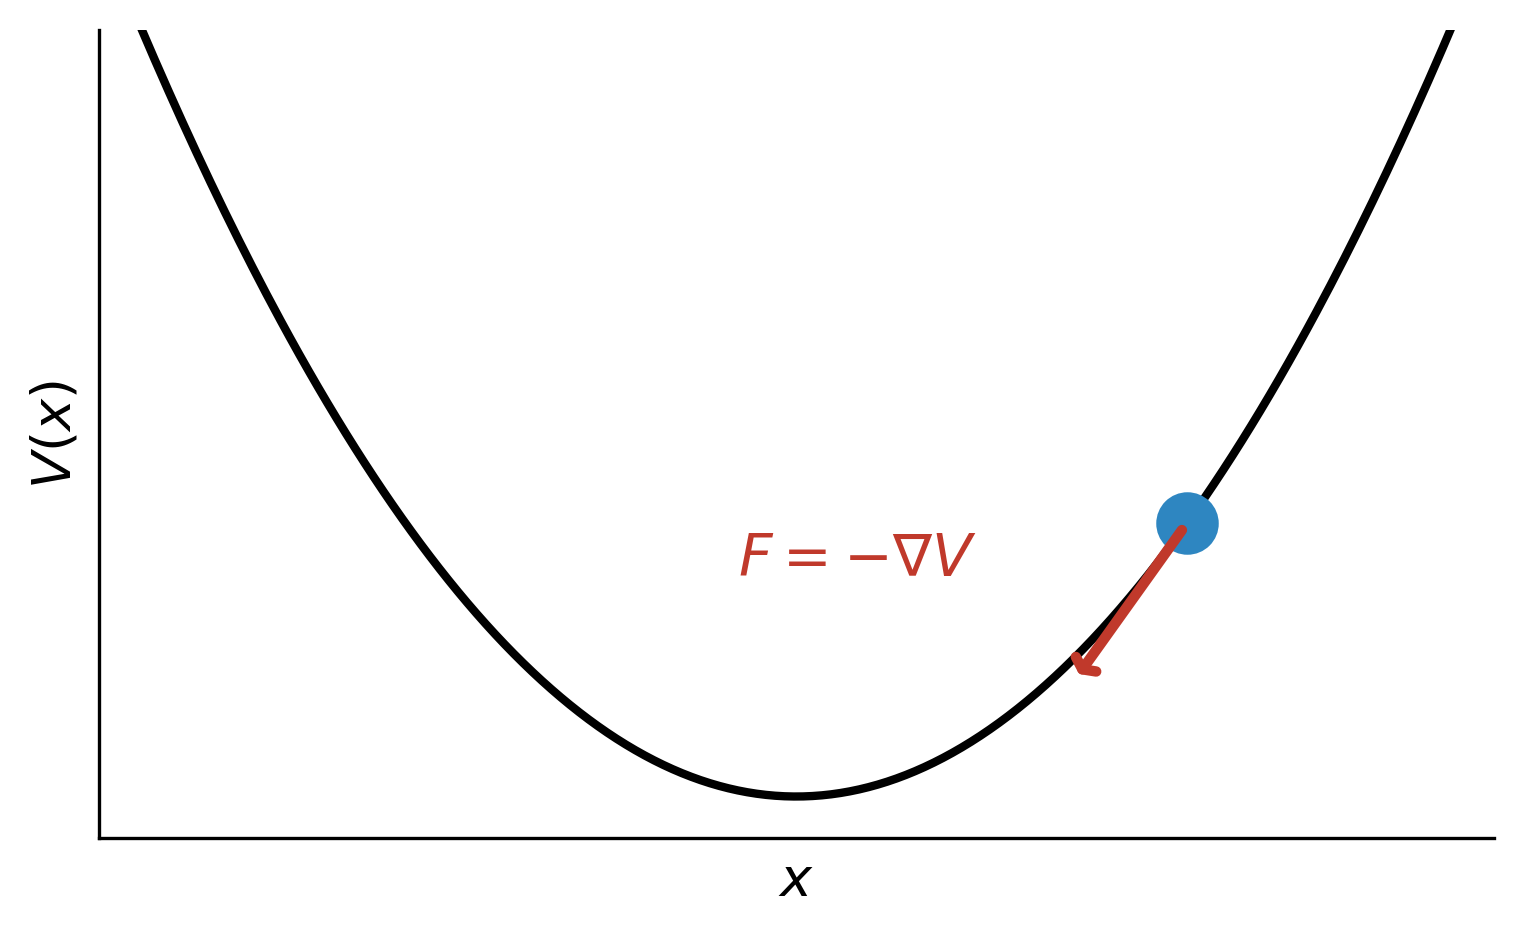

This figure's Python source:
import matplotlib.pyplot as plt
import numpy as np

fig, ax = plt.subplots(figsize=(6, 3.5))

# Potential landscape V(x) = x^2
x = np.linspace(-2.5, 2.5, 300)
V = x**2

ax.plot(x, V, color="black", linewidth=2)

# Ball position (off-center, on the right slope)
x_ball = 1.4
y_ball = x_ball**2
ax.plot(x_ball, y_ball, "o", color="#2E86C1", markersize=14, zorder=5)

# Arrow pointing downhill (tangent direction, negative gradient)
# Gradient of V at x_ball is 2*x_ball, so force direction is (-1, -2*x_ball) (unnormalized)
grad = 2 * x_ball
tangent = np.array([-1, -grad])
tangent = tangent / np.linalg.norm(tangent)
arrow_len = 1.2

ax.annotate(
    "",
    xy=(x_ball + arrow_len * tangent[0], y_ball + arrow_len * tangent[1]),
    xytext=(x_ball, y_ball),
    arrowprops=dict(arrowstyle="->,head_width=0.3,head_length=0.15", color="#C0392B", lw=2.5),
    zorder=6,
)

# Label the arrow (positioned to the left of the arrow, not overlapping the ball)
label_pos = np.array([x_ball, y_ball]) + arrow_len * 0.5 * tangent + np.array([-0.55, 0.1])
ax.text(
    label_pos[0], label_pos[1],
    r"$F = -\nabla V$",
    fontsize=14, color="#C0392B", ha="right", va="bottom",
)

# Styling
ax.set_xlim(-2.5, 2.5)
ax.set_ylim(-0.3, 5.5)
ax.set_xlabel(r"$x$", fontsize=13)
ax.set_ylabel(r"$V(x)$", fontsize=13)
ax.spines["top"].set_visible(False)
ax.spines["right"].set_visible(False)
ax.tick_params(labelsize=11)
ax.set_xticks([])
ax.set_yticks([])

plt.savefig(
    "C:/Users/ericf/critical-points/assets/wasserstein-gradient/gradient-descent-landscape.png",
    dpi=300, bbox_inches="tight", facecolor="white",
)
plt.close()
print("Figure saved.")
